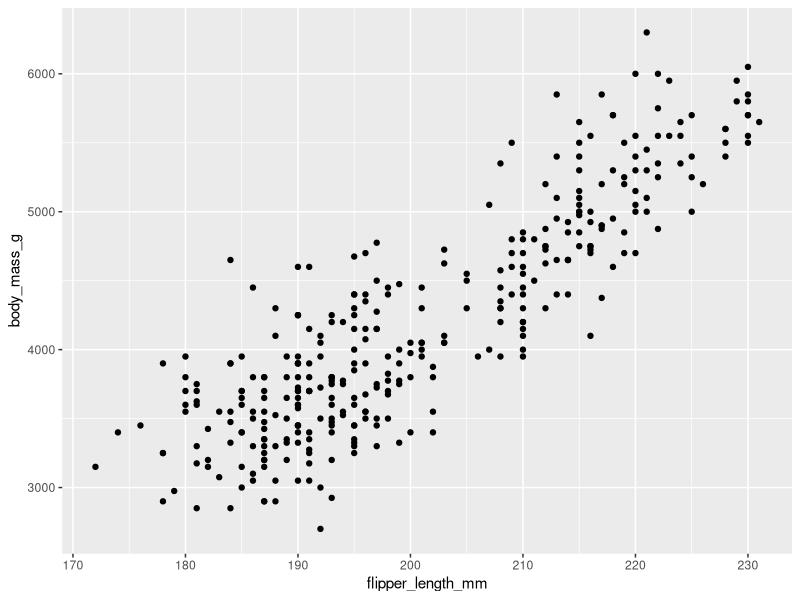
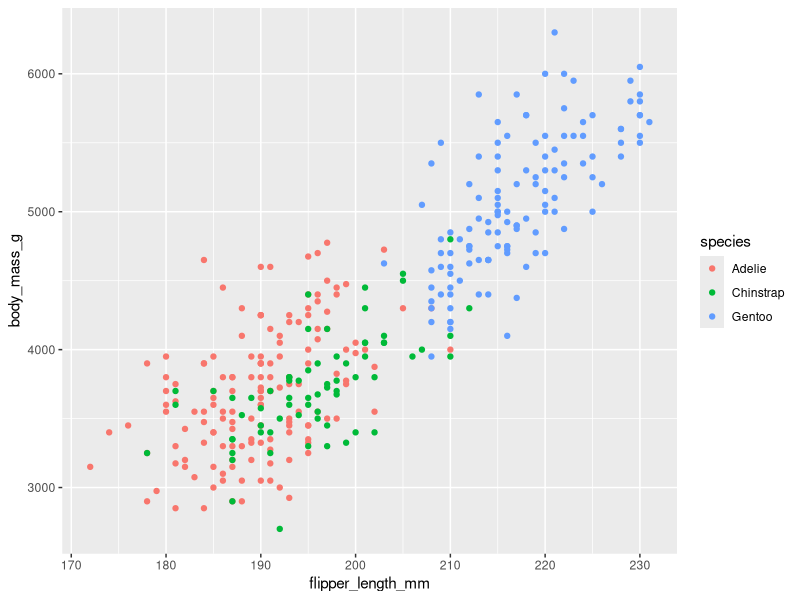
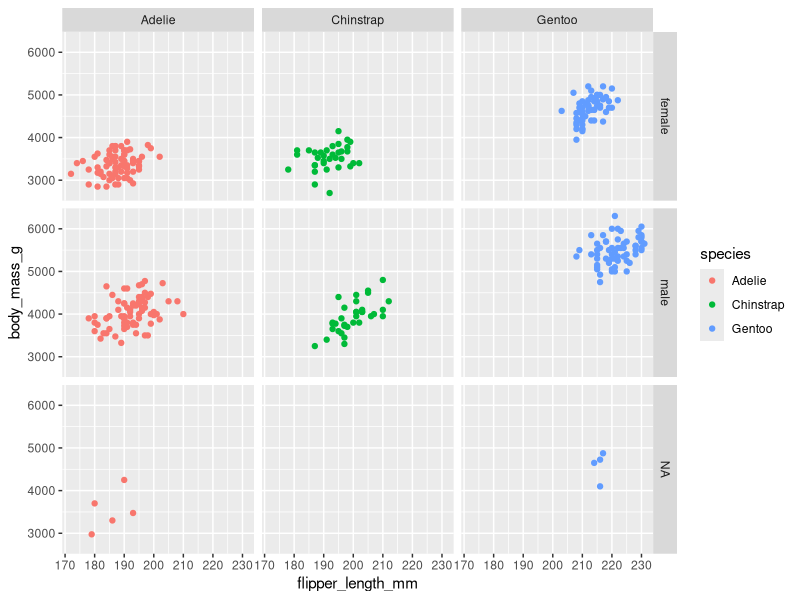
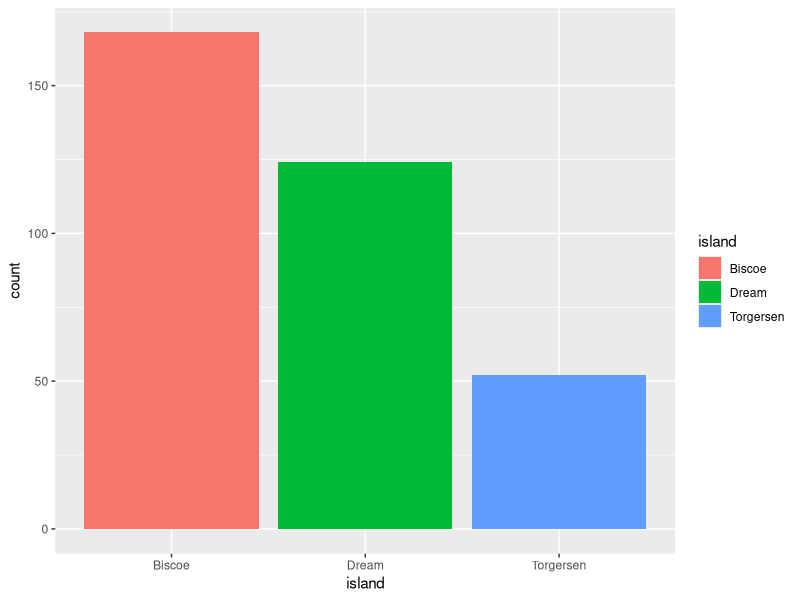
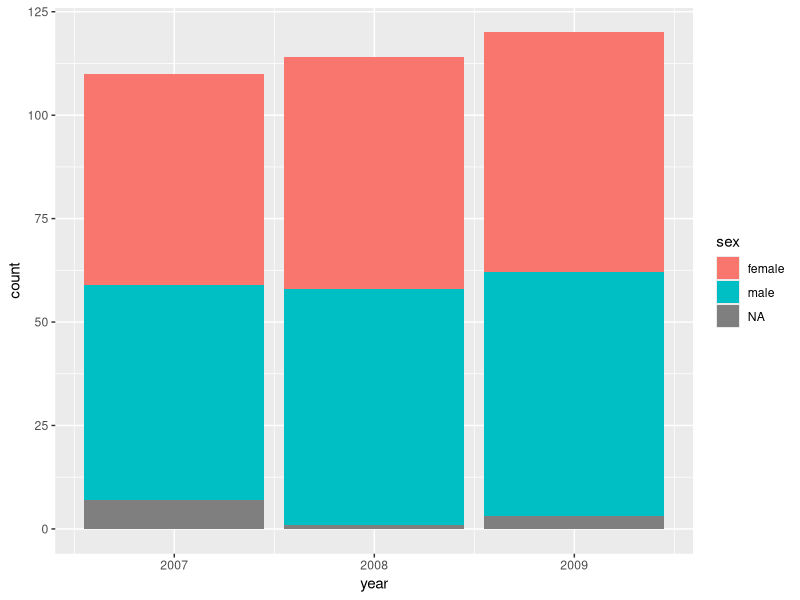

Here is the R script that generated these plots, in order:
## ---- chunk 1
knitr::opts_chunk$set(echo = TRUE)
## ---- chunk 2
install.packages("tidyverse")
install.packages("ggplot2")
install.packages("palmerpenguins")
install.packages("rmarkdown")
## ---- chunk 3

library(tidyverse)
library(ggplot2)
library(palmerpenguins)
library(rmarkdown)
## ---- chunk 4

## ---- chunk 5
head(penguins)
## ---- chunk 6
#plotting the relationship between body mass and flipper length in the three penguin species


ggplot(data = penguins) +geom_point(mapping = aes(x = flipper_length_mm, y=body_mass_g))


#from the plot it is visible that as the body mass increases the flipper length also increases
## ---- chunk 7
#plotting the relationship between body mass and flipper length by identifying similar species


ggplot(data = penguins) +geom_point(mapping = aes(x = flipper_length_mm, y = body_mass_g,color=species))


#from the plot it is more edvident that Gentoo Species have higher body mass

## ---- chunk 8
#plotting the relationship between body mass and flipper length by identifying similar species and segregating the genders


ggplot(data = penguins) +geom_point(mapping = aes(x = flipper_length_mm, y = body_mass_g,color=species))+facet_grid(sex~species)
## ---- chunk 9
#from the plot we can clearly distinguish male and female pengunis of diiferent species finding out number of penguins in each island


ggplot(data = penguins) +geom_bar(mapping = aes(x = island,fill=island))

## ---- chunk 10
#finding out the count of penguins in each year based on gender


ggplot(data = penguins) +geom_bar(mapping = aes(x = year,fill=sex))
